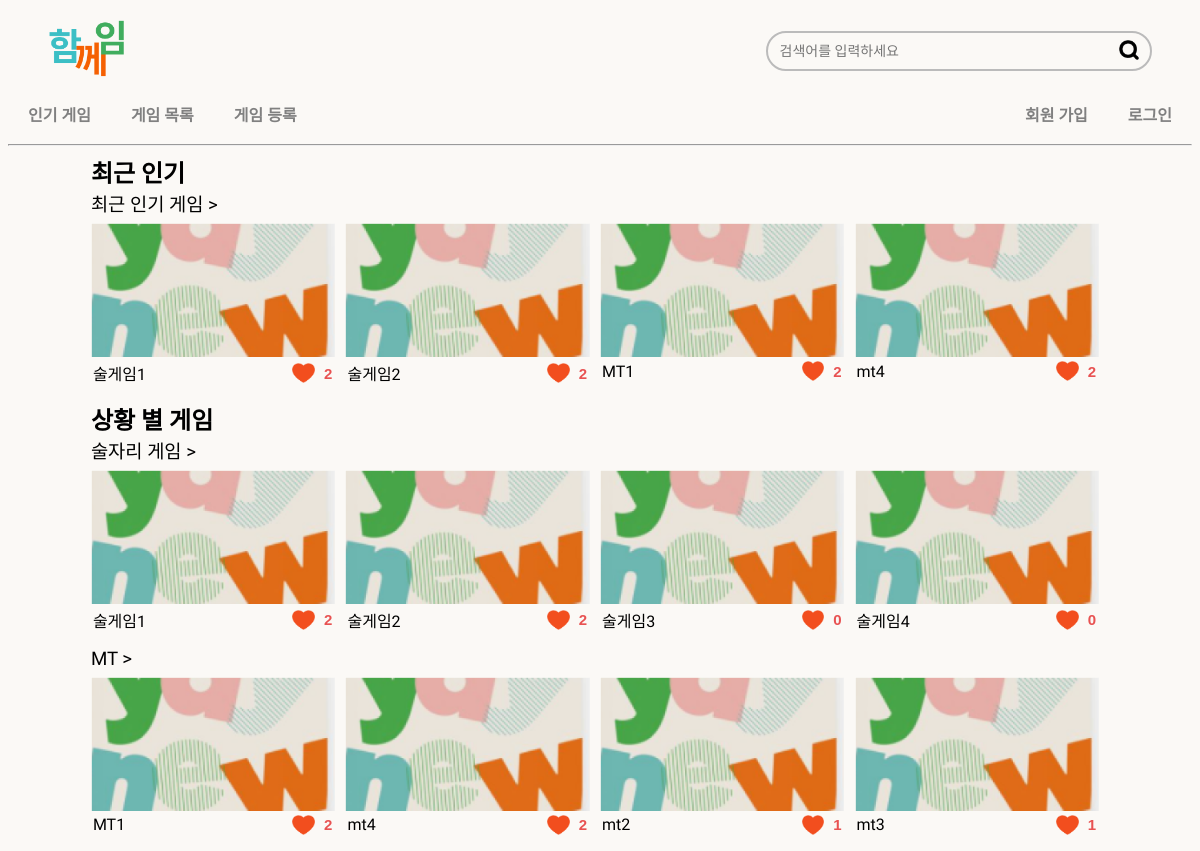
The page / on the database its author committed.
### game/models.py (models this page shows, shortened)
class Game(models.Model):
    title = models.CharField(max_length=30, null=False)
    author = models.ForeignKey(User, null=True, on_delete=models.SET_NULL, related_name='game')
    created_at = models.DateField(auto_now_add=True)
    min_num_ppl = models.IntegerField(null=True)
    max_num_ppl = models.IntegerField(null=True)
    min_time = models.CharField(max_length=30, null=True)
    max_time = models.CharField(max_length=30, null=True)
    situation = models.ForeignKey(Situation, null=False, on_delete=models.CASCADE)
    place = models.ForeignKey(Place, null=False, on_delete=models.CASCADE)
    game_type = models.ManyToManyField(GameType)
    preparation = models.TextField(null=False)
    explanation = models.TextField(null=False)
    tip = models.TextField()
    image = models.ImageField(upload_to="images/games/", null=True, blank=True)
    likes = models.ManyToManyField('Like', related_name='game', null=True, blank=True)

### single_pages/views.py (the view)
# urls.py: path('', mainPage, name='main'),
def mainPage(request):
    one_month_ago = datetime.now() - timedelta(days=30)
    liked_ranking = Game.objects.filter(likes__created_at__gte=one_month_ago) \
                    .annotate(like_count=Count('likes')).order_by('-like_count')[:4]
    situations_list = []
    for s in situations_str:
        list = Game.objects.filter(situation_id=Situation.objects.get(name=s).pk) \
                .annotate(like_count=Count('likes')).order_by('-like_count')[:4]
        situations_list.append(list)
    return render(request, 'single_pages/main.html', {
        'liked_ranking': liked_ranking,
        'situation_ranking1': situations_list[0],
        'situation_ranking2': situations_list[1],
        'list': situations_str
    })

### single_pages/templates/single_pages/main.html
{% extends 'base.html' %}
{% load static %}
{% block extrahead %}
<link rel="stylesheet" href="{% static 'css/main.css' %}?after" />
{% endblock %}
{% block content %}
    <div class="img_wrapper" >
        <p>최근 인기</p>
        <h3><a href="{% url 'page:likedRanking' %}" role="button">최근 인기 게임 > </a></h3>
        <ul class="img_list">
            {% for game in liked_ranking %}
                {% include 'snippets/game_part.html' with game=game %}
            {% endfor %}
        </ul>
    </div>
<div class="img_wrapper" >
    <p>상황 별 게임</p>
    <h3><a href="{% url 'page:situationRanking' pk=0 %}">술자리 게임 > </a></h3>
    <ul class="img_list">
        {% for game in situation_ranking1 %}
            {% include 'snippets/game_part.html' with game=game %}
        {% endfor %}
    </ul>
</div>
<div class="img_wrapper" >
    <h3><a href="{% url 'page:situationRanking' pk=1 %}">MT > </a></h3>
    <ul class="img_list">
        {% for game in situation_ranking2 %}
        {% include 'snippets/game_part.html' with game=game %}
        {% endfor %}
    </ul>
</div>
{% endblock %}

### templates/snippets/game_part.html
{% load static %}
        <li>
            <a href="{% url 'game:detail' pk=game.pk%}">
                {% if game.image %}
                <img src="{{ game.image.url }}" width="100px" height="100px" alt="">
                {% else %}
                <img src="{% static 'img/thumbnail.png' %}" alt="">
                {% endif %}
            </a>
            <div>
                <h4><a href="{% url 'game:detail' pk=game.pk%}">{{game.title | truncatechars:45 }}</a></h4>
                <div>
                    <img
                        src="{% static 'img/likefull.png' %}" class="like-icon">
                    <p id="num"> {{game.likes.count }}</p>
                </div>
            </div>
        </li>

### static/css/main.css (style rules this page uses)
html { background-color: rgba(251, 249, 246, 1); }
* { font-family: "IBM Plex Sans KR"; }
.img_wrapper { padding-left: 7%; padding-right: 7%; width: 86%; }
.img_wrapper p { font-size: x-large; margin-bottom: 0%; margin-top: 0; font-weight: 600; }
.img_wrapper h3 { margin-bottom: 0%; margin-top: 0; font-weight: 500; }
.img_wrapper h4 { margin-bottom: 0%; margin-top: 0; padding-left: 2px; margin: 0; font-weight: 500; }
.img_list { list-style-type: none; display: flex; padding: 0%; margin-top: 7px; flex-direction: row; width: 100%; justify-content: space-between; }
.img_list li { width: 100%; }
.img_list img { width: 96%; height: auto; margin-top: 0%; }
a { margin: 0; color: inherit; text-decoration: none; }
.img_list img.like-icon { width: auto; height: 20px; margin-right: 0px; padding-right:5%; }
.img_list div { display: flex; flex-direction: row; justify-content: space-between; align-items: center; }
#num { font-size: 15px; font-family: sans-serif; font-weight: 600; color: rgba(232, 82, 82, 1); }
.img_list li div div { width: 40px; padding-right: 13px; }

### rows shown on the page
Game: title "술게임1", likes.count "2"
Game: title "술게임2", likes.count "2"
Game: title "MT1", likes.count "2"
Game: title "mt4", likes.count "2"
Game: title "술게임3", likes.count "0"
Game: title "술게임4", likes.count "0"
Game: title "mt2", likes.count "1"
Game: title "mt3", likes.count "1"
